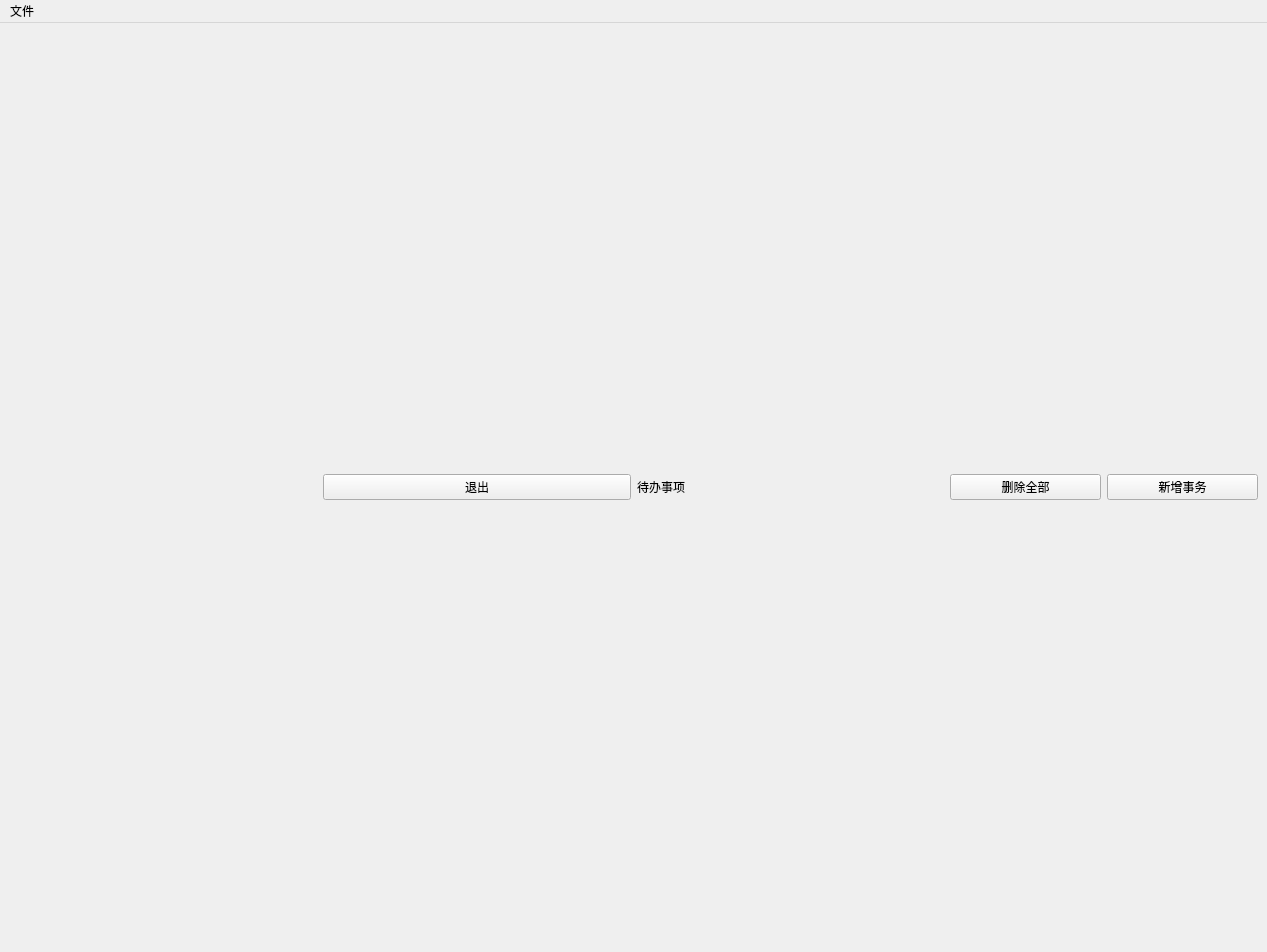
<?xml version="1.0" encoding="UTF-8"?>
<ui version="4.0">
 <class>MainWindow</class>
 <widget class="QMainWindow" name="MainWindow">
  <property name="geometry">
   <rect>
    <x>0</x>
    <y>0</y>
    <width>1267</width>
    <height>952</height>
   </rect>
  </property>
  <property name="windowTitle">
   <string>MainWindow</string>
  </property>
  <widget class="QWidget" name="centralwidget">
   <layout class="QGridLayout" name="gridLayout">
    <item row="0" column="0">
     <widget class="QLabel" name="head_label">
      <property name="sizePolicy">
       <sizepolicy hsizetype="Preferred" vsizetype="Preferred">
        <horstretch>0</horstretch>
        <verstretch>0</verstretch>
       </sizepolicy>
      </property>
      <property name="text">
       <string/>
      </property>
      <property name="pixmap">
       <pixmap>image/QT.ico</pixmap>
      </property>
     </widget>
    </item>
    <item row="0" column="1">
     <widget class="QPushButton" name="quit_btn">
      <property name="text">
       <string>退出</string>
      </property>
      <property name="icon">
       <iconset>
        <normaloff>image/quit.jpg</normaloff>image/quit.jpg</iconset>
      </property>
      <property name="iconSize">
       <size>
        <width>24</width>
        <height>24</height>
       </size>
      </property>
     </widget>
    </item>
    <item row="0" column="2">
     <widget class="QLabel" name="tittle">
      <property name="text">
       <string>待办事项</string>
      </property>
      <property name="textFormat">
       <enum>Qt::AutoText</enum>
      </property>
     </widget>
    </item>
    <item row="0" column="3">
     <layout class="QHBoxLayout" name="horizontalLayout">
      <item>
       <widget class="QPushButton" name="delete_all_btn">
        <property name="text">
         <string>删除全部</string>
        </property>
        <property name="icon">
         <iconset>
          <normaloff>image/delete.jpg</normaloff>image/delete.jpg</iconset>
        </property>
        <property name="iconSize">
         <size>
          <width>24</width>
          <height>24</height>
         </size>
        </property>
       </widget>
      </item>
      <item>
       <widget class="QPushButton" name="insert_btn">
        <property name="text">
         <string>新增事务</string>
        </property>
        <property name="icon">
         <iconset>
          <normaloff>image/insert.png</normaloff>image/insert.png</iconset>
        </property>
        <property name="iconSize">
         <size>
          <width>24</width>
          <height>24</height>
         </size>
        </property>
       </widget>
      </item>
     </layout>
    </item>
    <item row="1" column="1" colspan="3">
     <layout class="QVBoxLayout" name="verticalLayout"/>
    </item>
   </layout>
  </widget>
  <widget class="QMenuBar" name="menuBar">
   <property name="geometry">
    <rect>
     <x>0</x>
     <y>0</y>
     <width>1267</width>
     <height>26</height>
    </rect>
   </property>
   <widget class="QMenu" name="menu">
    <property name="title">
     <string>文件</string>
    </property>
    <addaction name="save_action"/>
    <addaction name="separator"/>
   </widget>
   <addaction name="menu"/>
  </widget>
  <action name="action">
   <property name="text">
    <string>保存</string>
   </property>
  </action>
  <action name="save_action">
   <property name="text">
    <string>保存</string>
   </property>
   <property name="toolTip">
    <string>保存</string>
   </property>
   <property name="shortcut">
    <string>Ctrl+S</string>
   </property>
  </action>
 </widget>
 <resources/>
 <connections/>
</ui>
